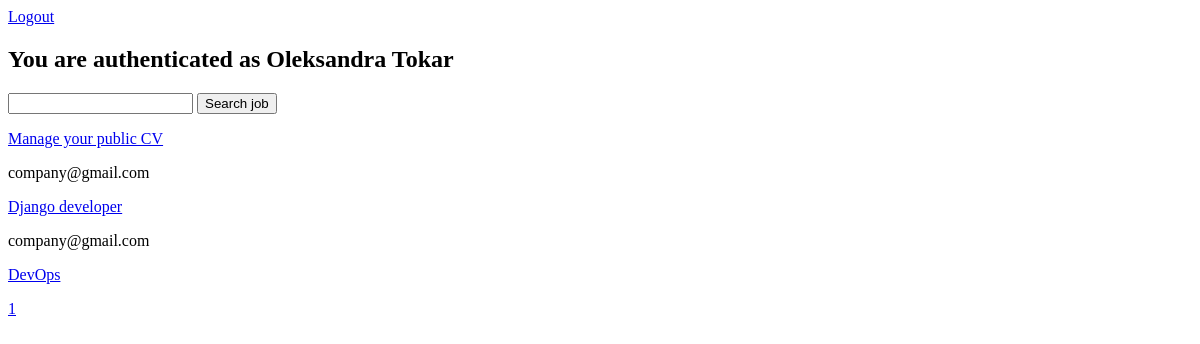
The page / (signed in) on the database as committed earlier.
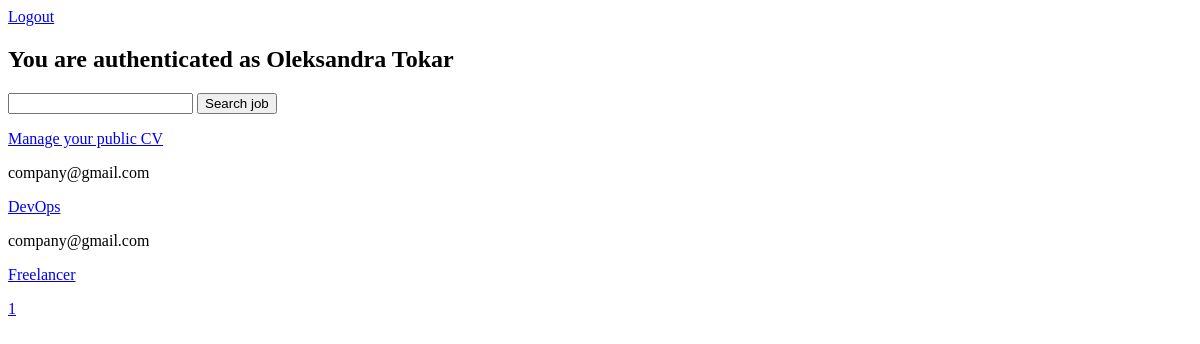
The same page on the database as committed later.
### recruitme_app/models.py (models this page shows, shortened)
class UserProfile(AbstractBaseUser, PermissionsMixin):
    email = models.EmailField(max_length=255, unique=True)
    hiring_name = models.CharField(max_length=255, null=True)
    first_name = models.CharField(max_length=255, null=True)
    last_name = models.CharField(max_length=255, null=True)
    company_name = models.CharField(max_length=255, null=True)
    registration_date = models.DateTimeField(default=datetime.now, blank=True)
    is_active = models.BooleanField(default=True)
    is_staff = models.BooleanField(default=False)
    is_admin = models.BooleanField(default=False)
    user_type = models.CharField(max_length=20, choices=USERTYPE_CHOICE, default='OJ')
    objects = UserProfileManager()  # Creating user profile manager for create and control users with Command Line Interface tool
    USERNAME_FIELD = 'email'  # Changing username for email (required by default)
    REQUIRED_FIELDS = []  # Adding name to required fields

class JobProfile(models.Model):
    employername = models.ForeignKey(UserProfile, on_delete=models.CASCADE)
    offer_name = models.CharField(max_length=255)
    description = models.CharField(max_length=511)

### recruitme_app/views.py (the view)
# urls.py: path('', JobListView.as_view(), name='home'),
class JobListView(View):
    def get(self, request):
        if request.user.is_authenticated:
            jobs = JobProfile.objects.all()
            paginator = Paginator(jobs, 10)
            page_number = request.GET.get('page')
            page_object = paginator.get_page(page_number)
            jobs_c = JobProfile.objects.filter(employername=request.user)
            paginator_c = Paginator(jobs_c, 10)
            page_number_c = request.GET.get('page')
            page_object_c = paginator_c.get_page(page_number_c)
            return render(request, 'recruitme_app/home.html',
                          context={'page_object': page_object, 'page_object_c': page_object_c})
        return render(request, 'recruitme_app/home.html')

### recruitme_app/templates/recruitme_app/home.html (shortened to what this page needs)
{% load crispy_forms_tags %}
{% if user.is_authenticated  %}
    <a href="{% url 'logout' %}">Logout</a>
    {% if user.user_type == 'OJ' %}
            <h2>You are authenticated as {{ user.first_name }} {{ user.last_name }}</h2>
            <form method='GET' action="{% url 'search_job' %}">
                <input type='text' name='search_job' value='{{ request.GET.search_job }}'>
                <input class="button" type='submit' value="Search job">
            </form>
        <a href="{% url 'worker_profile' %}">Manage your public CV</a>
        {% for job in page_object %}
            <p>{{ job.employername }}</p>
            <a href="{% url 'job_detail' job.id %}">{{ job.offer_name }}</a>
        {% endfor %}
        {% for i in page_object.paginator.page_range %}
            <a href="page={{ i }}">{{ i }}</a>
        {% endfor %}
    {% endif %}
{% else %}
    <meta http-equiv="refresh" content="1;URL={% url 'login' %}">
{% endif %}

Rows that differ between the two databases and show on the page:
removed JobProfile: employername "company@gmail.com", offer_name "Django developer"
added JobProfile: employername "company@gmail.com", offer_name "Freelancer"
